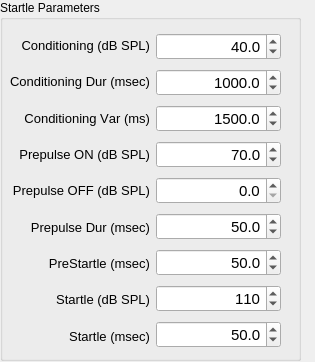
    <widget class="QWidget" name="Stimuli" >
     <property name="geometry" >
      <rect>
       <x>0</x>
       <y>0</y>
       <width>315</width>
       <height>362</height>
      </rect>
     </property>
     <attribute name="title" >
      <string>Stimuli</string>
     </attribute>
     <widget class="QGroupBox" name="PP_Stimulus_Enable" >
      <property name="geometry" >
       <rect>
        <x>0</x>
        <y>0</y>
        <width>301</width>
        <height>361</height>
       </rect>
      </property>
      <property name="palette" >
       <palette>
        <active>
         <colorrole role="ButtonText" >
          <brush brushstyle="SolidPattern" >
           <color alpha="255" >
            <red>0</red>
            <green>0</green>
            <blue>0</blue>
           </color>
          </brush>
         </colorrole>
        </active>
        <inactive>
         <colorrole role="ButtonText" >
          <brush brushstyle="SolidPattern" >
           <color alpha="255" >
            <red>0</red>
            <green>0</green>
            <blue>0</blue>
           </color>
          </brush>
         </colorrole>
        </inactive>
        <disabled>
         <colorrole role="ButtonText" >
          <brush brushstyle="SolidPattern" >
           <color alpha="255" >
            <red>106</red>
            <green>104</green>
            <blue>100</blue>
           </color>
          </brush>
         </colorrole>
        </disabled>
       </palette>
      </property>
      <property name="font" >
       <font>
        <kerning>false</kerning>
       </font>
      </property>
      <property name="title" >
       <string>Startle Parameters</string>
      </property>
      <property name="checkable" >
       <bool>false</bool>
      </property>
      <widget class="QWidget" name="layoutWidget" >
       <property name="geometry" >
        <rect>
         <x>10</x>
         <y>30</y>
         <width>271</width>
         <height>321</height>
        </rect>
       </property>
       <layout class="QHBoxLayout" name="horizontalLayout" >
        <item>
         <layout class="QVBoxLayout" name="verticalLayout_5" >
          <item>
           <widget class="QLabel" name="label_8" >
            <property name="font" >
             <font>
              <family>Arial</family>
              <pointsize>10</pointsize>
              <kerning>false</kerning>
             </font>
            </property>
            <property name="text" >
             <string>Conditioning (dB SPL)</string>
            </property>
            <property name="alignment" >
             <set>Qt::AlignRight|Qt::AlignTrailing|Qt::AlignVCenter</set>
            </property>
           </widget>
          </item>
          <item>
           <widget class="QLabel" name="label_9" >
            <property name="font" >
             <font>
              <family>Arial</family>
              <pointsize>10</pointsize>
              <kerning>false</kerning>
             </font>
            </property>
            <property name="text" >
             <string>Conditioning Dur (msec)</string>
            </property>
            <property name="alignment" >
             <set>Qt::AlignRight|Qt::AlignTrailing|Qt::AlignVCenter</set>
            </property>
           </widget>
          </item>
          <item>
           <widget class="QLabel" name="label_27" >
            <property name="font" >
             <font>
              <family>Arial</family>
              <pointsize>10</pointsize>
              <kerning>false</kerning>
             </font>
            </property>
            <property name="text" >
             <string>Conditioning Var (ms)</string>
            </property>
            <property name="alignment" >
             <set>Qt::AlignRight|Qt::AlignTrailing|Qt::AlignVCenter</set>
            </property>
           </widget>
          </item>
          <item>
           <widget class="QLabel" name="label" >
            <property name="font" >
             <font>
              <family>Arial</family>
              <pointsize>10</pointsize>
              <kerning>false</kerning>
             </font>
            </property>
            <property name="text" >
             <string>Prepulse ON (dB SPL)</string>
            </property>
            <property name="alignment" >
             <set>Qt::AlignRight|Qt::AlignTrailing|Qt::AlignVCenter</set>
            </property>
           </widget>
          </item>
          <item>
           <widget class="QLabel" name="label_10" >
            <property name="font" >
             <font>
              <family>Arial</family>
              <pointsize>10</pointsize>
              <kerning>false</kerning>
             </font>
            </property>
            <property name="text" >
             <string>Prepulse OFF (dB SPL)</string>
            </property>
            <property name="alignment" >
             <set>Qt::AlignRight|Qt::AlignTrailing|Qt::AlignVCenter</set>
            </property>
           </widget>
          </item>
          <item>
           <widget class="QLabel" name="label_2" >
            <property name="font" >
             <font>
              <family>Arial</family>
              <pointsize>10</pointsize>
              <kerning>false</kerning>
             </font>
            </property>
            <property name="text" >
             <string>Prepulse Dur (msec)</string>
            </property>
            <property name="alignment" >
             <set>Qt::AlignRight|Qt::AlignTrailing|Qt::AlignVCenter</set>
            </property>
           </widget>
          </item>
          <item>
           <widget class="QLabel" name="label_11" >
            <property name="font" >
             <font>
              <family>Arial</family>
              <pointsize>10</pointsize>
              <kerning>false</kerning>
             </font>
            </property>
            <property name="text" >
             <string>PreStartle (msec)</string>
            </property>
            <property name="alignment" >
             <set>Qt::AlignRight|Qt::AlignTrailing|Qt::AlignVCenter</set>
            </property>
           </widget>
          </item>
          <item>
           <widget class="QLabel" name="label_3" >
            <property name="font" >
             <font>
              <family>Arial</family>
              <pointsize>10</pointsize>
              <kerning>false</kerning>
             </font>
            </property>
            <property name="text" >
             <string>Startle (dB SPL)</string>
            </property>
            <property name="alignment" >
             <set>Qt::AlignRight|Qt::AlignTrailing|Qt::AlignVCenter</set>
            </property>
           </widget>
          </item>
          <item>
           <widget class="QLabel" name="label_12" >
            <property name="font" >
             <font>
              <family>Arial</family>
              <pointsize>10</pointsize>
              <kerning>false</kerning>
             </font>
            </property>
            <property name="text" >
             <string>Startle (msec)</string>
            </property>
            <property name="alignment" >
             <set>Qt::AlignRight|Qt::AlignTrailing|Qt::AlignVCenter</set>
            </property>
           </widget>
          </item>
         </layout>
        </item>
        <item>
         <layout class="QVBoxLayout" name="verticalLayout_3" >
          <item>
           <widget class="QDoubleSpinBox" name="Condition_Level" >
            <property name="sizePolicy" >
             <sizepolicy vsizetype="Maximum" hsizetype="Minimum" >
              <horstretch>0</horstretch>
              <verstretch>0</verstretch>
             </sizepolicy>
            </property>
            <property name="font" >
             <font>
              <family>Arial</family>
              <pointsize>11</pointsize>
              <weight>50</weight>
              <bold>false</bold>
              <kerning>false</kerning>
             </font>
            </property>
            <property name="alignment" >
             <set>Qt::AlignRight|Qt::AlignTrailing|Qt::AlignVCenter</set>
            </property>
            <property name="decimals" >
             <number>1</number>
            </property>
            <property name="maximum" >
             <double>120.000000000000000</double>
            </property>
            <property name="singleStep" >
             <double>5.000000000000000</double>
            </property>
            <property name="value" >
             <double>40.000000000000000</double>
            </property>
           </widget>
          </item>
          <item>
           <widget class="QDoubleSpinBox" name="Condition_Dur" >
            <property name="sizePolicy" >
             <sizepolicy vsizetype="Maximum" hsizetype="Minimum" >
              <horstretch>0</horstretch>
              <verstretch>0</verstretch>
             </sizepolicy>
            </property>
            <property name="font" >
             <font>
              <family>Arial</family>
              <pointsize>11</pointsize>
              <weight>50</weight>
              <bold>false</bold>
              <kerning>false</kerning>
             </font>
            </property>
            <property name="alignment" >
             <set>Qt::AlignRight|Qt::AlignTrailing|Qt::AlignVCenter</set>
            </property>
            <property name="decimals" >
             <number>1</number>
            </property>
            <property name="maximum" >
             <double>10000.000000000000000</double>
            </property>
            <property name="singleStep" >
             <double>5.000000000000000</double>
            </property>
            <property name="value" >
             <double>1000.000000000000000</double>
            </property>
           </widget>
          </item>
          <item>
           <widget class="QDoubleSpinBox" name="Condition_Var" >
            <property name="sizePolicy" >
             <sizepolicy vsizetype="Maximum" hsizetype="Minimum" >
              <horstretch>0</horstretch>
              <verstretch>0</verstretch>
             </sizepolicy>
            </property>
            <property name="font" >
             <font>
              <family>Arial</family>
              <pointsize>11</pointsize>
              <weight>50</weight>
              <bold>false</bold>
              <kerning>false</kerning>
             </font>
            </property>
            <property name="alignment" >
             <set>Qt::AlignRight|Qt::AlignTrailing|Qt::AlignVCenter</set>
            </property>
            <property name="decimals" >
             <number>1</number>
            </property>
            <property name="maximum" >
             <double>10000.000000000000000</double>
            </property>
            <property name="singleStep" >
             <double>100.000000000000000</double>
            </property>
            <property name="value" >
             <double>1500.000000000000000</double>
            </property>
           </widget>
          </item>
          <item>
           <widget class="QDoubleSpinBox" name="PrePulse_Level" >
            <property name="sizePolicy" >
             <sizepolicy vsizetype="Maximum" hsizetype="Minimum" >
              <horstretch>0</horstretch>
              <verstretch>0</verstretch>
             </sizepolicy>
            </property>
            <property name="font" >
             <font>
              <family>Arial</family>
              <pointsize>11</pointsize>
              <weight>50</weight>
              <bold>false</bold>
              <kerning>false</kerning>
             </font>
            </property>
            <property name="alignment" >
             <set>Qt::AlignRight|Qt::AlignTrailing|Qt::AlignVCenter</set>
            </property>
            <property name="decimals" >
             <number>1</number>
            </property>
            <property name="maximum" >
             <double>120.000000000000000</double>
            </property>
            <property name="singleStep" >
             <double>5.000000000000000</double>
            </property>
            <property name="value" >
             <double>70.000000000000000</double>
            </property>
           </widget>
          </item>
          <item>
           <widget class="QDoubleSpinBox" name="PrePulse_Off_Level" >
            <property name="sizePolicy" >
             <sizepolicy vsizetype="Maximum" hsizetype="Minimum" >
              <horstretch>0</horstretch>
              <verstretch>0</verstretch>
             </sizepolicy>
            </property>
            <property name="font" >
             <font>
              <family>Arial</family>
              <pointsize>11</pointsize>
              <weight>50</weight>
              <bold>false</bold>
              <kerning>false</kerning>
             </font>
            </property>
            <property name="alignment" >
             <set>Qt::AlignRight|Qt::AlignTrailing|Qt::AlignVCenter</set>
            </property>
            <property name="decimals" >
             <number>1</number>
            </property>
            <property name="maximum" >
             <double>120.000000000000000</double>
            </property>
            <property name="singleStep" >
             <double>5.000000000000000</double>
            </property>
            <property name="value" >
             <double>0.000000000000000</double>
            </property>
           </widget>
          </item>
          <item>
           <widget class="QDoubleSpinBox" name="PrePulse_Dur" >
            <property name="sizePolicy" >
             <sizepolicy vsizetype="Maximum" hsizetype="Minimum" >
              <horstretch>0</horstretch>
              <verstretch>0</verstretch>
             </sizepolicy>
            </property>
            <property name="font" >
             <font>
              <family>Arial</family>
              <pointsize>11</pointsize>
              <weight>50</weight>
              <bold>false</bold>
              <kerning>false</kerning>
             </font>
            </property>
            <property name="alignment" >
             <set>Qt::AlignRight|Qt::AlignTrailing|Qt::AlignVCenter</set>
            </property>
            <property name="decimals" >
             <number>1</number>
            </property>
            <property name="maximum" >
             <double>5000.000000000000000</double>
            </property>
            <property name="singleStep" >
             <double>5.000000000000000</double>
            </property>
            <property name="value" >
             <double>50.000000000000000</double>
            </property>
           </widget>
          </item>
          <item>
           <widget class="QDoubleSpinBox" name="Startle_Dur" >
            <property name="sizePolicy" >
             <sizepolicy vsizetype="Maximum" hsizetype="Minimum" >
              <horstretch>0</horstretch>
              <verstretch>0</verstretch>
             </sizepolicy>
            </property>
            <property name="font" >
             <font>
              <family>Arial</family>
              <pointsize>11</pointsize>
              <weight>50</weight>
              <bold>false</bold>
              <kerning>false</kerning>
             </font>
            </property>
            <property name="alignment" >
             <set>Qt::AlignRight|Qt::AlignTrailing|Qt::AlignVCenter</set>
            </property>
            <property name="decimals" >
             <number>1</number>
            </property>
            <property name="maximum" >
             <double>5000.000000000000000</double>
            </property>
            <property name="singleStep" >
             <double>5.000000000000000</double>
            </property>
            <property name="value" >
             <double>50.000000000000000</double>
            </property>
           </widget>
          </item>
          <item>
           <widget class="QDoubleSpinBox" name="Startle_Level" >
            <property name="sizePolicy" >
             <sizepolicy vsizetype="Maximum" hsizetype="Minimum" >
              <horstretch>0</horstretch>
              <verstretch>0</verstretch>
             </sizepolicy>
            </property>
            <property name="font" >
             <font>
              <family>Arial</family>
              <pointsize>11</pointsize>
              <weight>50</weight>
              <bold>false</bold>
              <kerning>false</kerning>
             </font>
            </property>
            <property name="alignment" >
             <set>Qt::AlignRight|Qt::AlignTrailing|Qt::AlignVCenter</set>
            </property>
            <property name="decimals" >
             <number>0</number>
            </property>
            <property name="minimum" >
             <double>1.000000000000000</double>
            </property>
            <property name="maximum" >
             <double>140.000000000000000</double>
            </property>
            <property name="singleStep" >
             <double>5.000000000000000</double>
            </property>
            <property name="value" >
             <double>110.000000000000000</double>
            </property>
           </widget>
          </item>
          <item>
           <widget class="QDoubleSpinBox" name="PreStartle_Dur" >
            <property name="sizePolicy" >
             <sizepolicy vsizetype="Maximum" hsizetype="Minimum" >
              <horstretch>0</horstretch>
              <verstretch>0</verstretch>
             </sizepolicy>
            </property>
            <property name="font" >
             <font>
              <family>Arial</family>
              <pointsize>11</pointsize>
              <weight>50</weight>
              <bold>false</bold>
              <kerning>false</kerning>
             </font>
            </property>
            <property name="alignment" >
             <set>Qt::AlignRight|Qt::AlignTrailing|Qt::AlignVCenter</set>
            </property>
            <property name="decimals" >
             <number>1</number>
            </property>
            <property name="maximum" >
             <double>5000.000000000000000</double>
            </property>
            <property name="singleStep" >
             <double>5.000000000000000</double>
            </property>
            <property name="value" >
             <double>50.000000000000000</double>
            </property>
           </widget>
          </item>
         </layout>
        </item>
       </layout>
      </widget>
     </widget>
    </widget>
